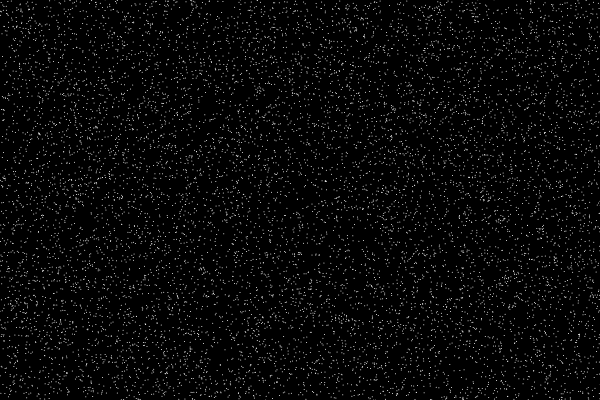
Frame 1 (no input)
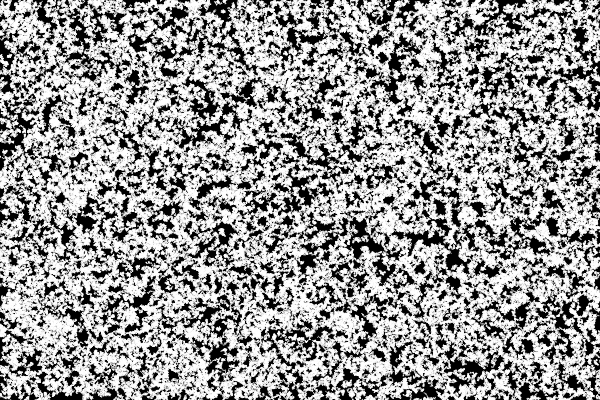
Frame 60 (no input)
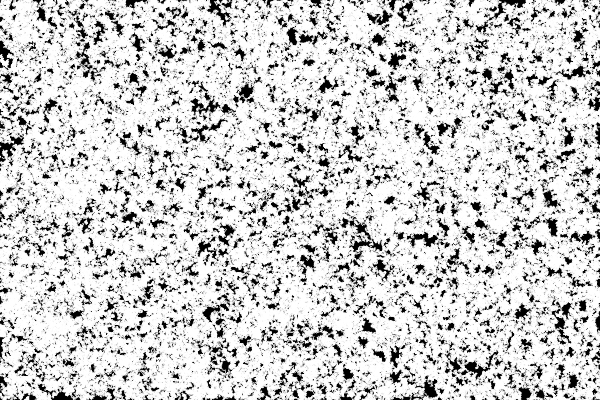
Frame 120 (the mouse pressed at the canvas centre since frame 60)

The p5.js sketch that drew these frames (run headless with seeded random() and noise() and a simulated clock; from frame 60 on, the mouse is pressed at the canvas centre):

// p5.js sketch
// ── sketch.js
let bs = [];

function setup() {
  createCanvas(600, 400);
  background(0);
  for (let i = 0; i < 10000; i++){
    let x = random(width);
    let y = random(height);
    b = new Walker(x, y);
    bs.push(b)
  }
}

function draw() {
  for (let b of bs) {
    b.move();
    b.show();
  }
}
// ── walker.js
class Walker {
  constructor(x, y) {
    this.x = x;
    this.y = y;
  }

  move() {
    this.x += random(-1, 1);
    this.y += random(-1, 1);
  }

  show() {
    stroke(255);
    point(this.x, this.y)
  }
}
